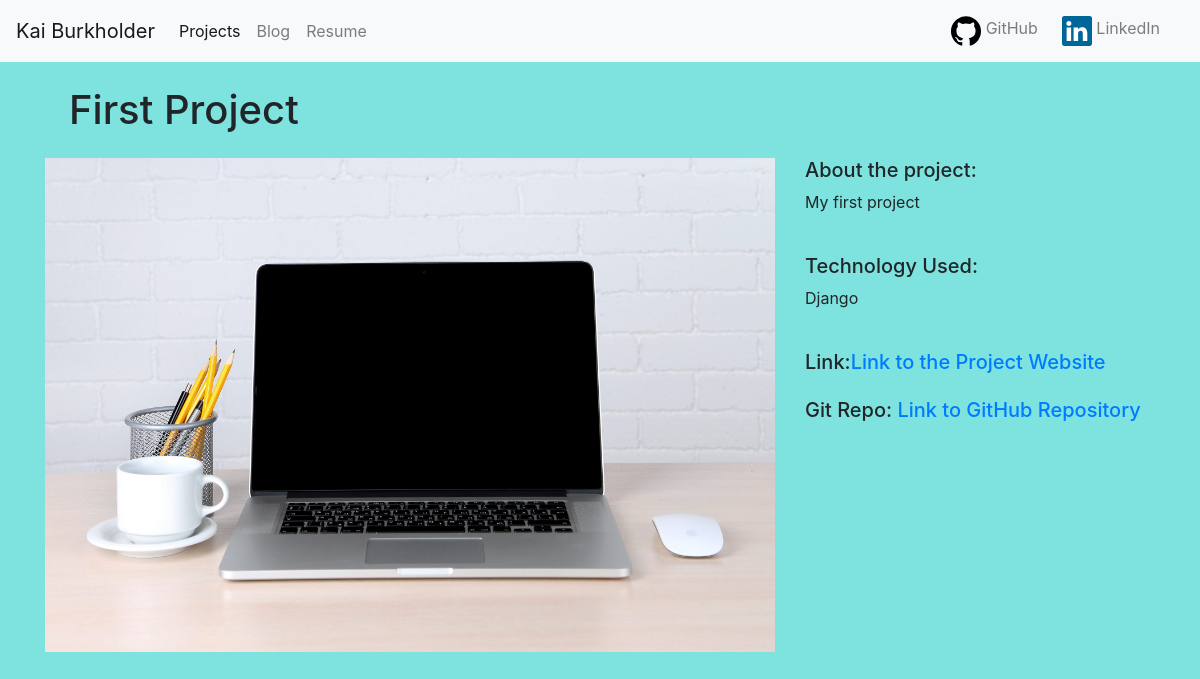
/projects/6/, run on the app's committed database.
### projects/models.py (models this page shows)
class Projects(models.Model):
    title = models.CharField(max_length=100)
    description = models.TextField()
    technology = models.CharField(max_length=20)
    image = models.ImageField(upload_to='images/')
    link = models.URLField(max_length=200, default='https://github.com/Kai-Eiji')
    git = models.URLField(max_length=200, default='https://github.com/Kai-Eiji')

### projects/views.py (the view)
# urls.py: path("<int:pk>/", views.project_detail, name="project_detail"),
def project_detail(request, pk):
    project = Projects.objects.get(pk=pk)
    context = {
        'project' : project
    }
    return render(request, 'projects/project_detail.html', context)

### projects/templates/projects/project_detail.html
{% extends "base.html" %}
{% load static %}
{% block page_content %}
<h1 class="m-4">{{ project.title }}</h1>
<div class="row">
    <div class="col-md-8">
        <img src="{{ project.image.url }}" alt="" width="100%" style="max-height: 500px;">
    </div>
    <div class="col-md-4">
        <h5>About the project:</h5>
        <p>{{ project.description }}</p>
        <br>
        <h5>Technology Used:</h5>
        <p>{{ project.technology }}</p>
        <br>
        <h5>Link:<a href="{{ project.link }}">Link to the Project Website</a> </h5>
        <h5 class="mt-4">Git Repo: <a href="{{ project.git }}">Link to GitHub Repository</a> </h5>
    </div>
</div>
{% endblock %}

### data on the page
Projects: title "First Project", image (picture), description "My first project", technology "Django"
